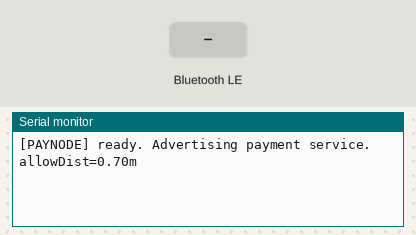
Recording of a sketch running on a simulated Seeed XIAO ESP32-S3. Shown: the last lines printed to the serial monitor. The inputs (shaded band) are chosen by the test bench. Nothing arrives over Bluetooth unless stated; a phone connects over Bluetooth LE 3 s after start.

Above: at 1.3 s.
1.4 s: Bluetooth LE write "PING" received
At 2.5 s:
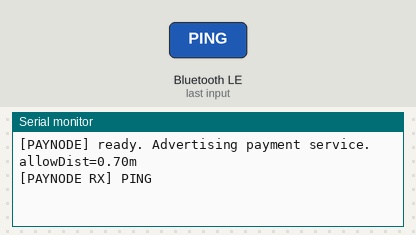
4.4 s: Bluetooth LE write "PAY_RANGE:" received
At 4.8 s:
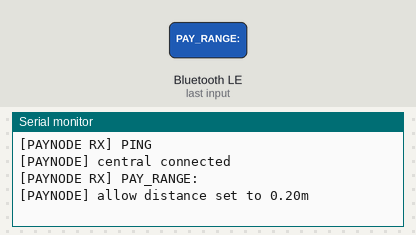
5.9 s: Bluetooth LE write "PAY_REQ" received
At 7.1 s:
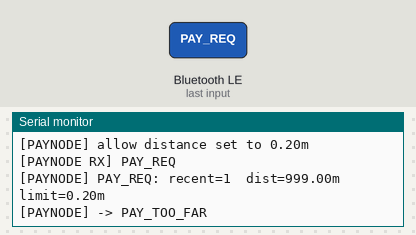
7.4 s: Bluetooth LE write "0" received
At 8.3 s:
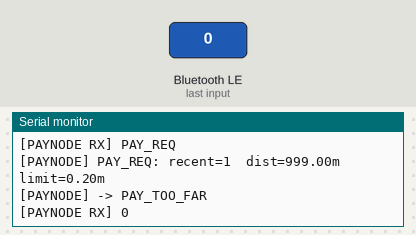

The sketch:

sketch_aug25a_bicon.ino
```cpp
/*  PAYNODE (Beacon) for XIAO ESP32S3 Sense
    - No buttons / no vibration / no Wi-Fi
    - BLE GATT Server advertising a payment service.
    - Every second scans for MAIN board ("CANE-ESP") and logs distance by RSSI.
    - When MAIN writes "PAY_REQ", approve only if:
        recently seen (<= VALID_SEEN_MS) AND distance <= g_allowDistM (default 0.7 m).
    - Notifications:
        "PAY_DONE"     (approved)
        "PAY_TOO_FAR"  (rejected)
        "PONG"
        "RANGE_OK x.xx"
    - Change range at runtime: write "PAY_RANGE:0.7"
*/

#include <Arduino.h>
#include <BLEDevice.h>
#include <BLEServer.h>
#include <BLEUtils.h>
#include <BLEClient.h>
#include <math.h>

// ---------- IDs / Names ----------
static const char* MAIN_NAME     = "CANE-ESP";   // main board BLE name
static const char* PAYNODE_NAME  = "PAYNODE";    // this board's advertising name

// Payment service UUIDs (must match main board)
static const char* PAY_SVC_UUID  = "7B1485A0-7D0C-4C9E-8C4C-1E7F9950ABCD";
static const char* PAY_CHAR_UUID = "7B1485A1-7D0C-4C9E-8C4C-1E7F9950ABCD";

// ---------- Proximity gate ----------
static float    g_allowDistM     = 0.7f;     // ★ 기본 허용 거리 0.7 m
static int      g_lastMainRSSI   = -127;     // last seen RSSI
static float    g_lastMainDist   = 999.f;    // last estimated distance
static uint32_t g_lastMainSeenMs = 0;        // last time we saw MAIN
static const uint32_t VALID_SEEN_MS = 10000; // seen within 10s considered "recent"

// RSSI -> distance approximation (txPower=-59 dBm @1m, n=2)
static float estimateDistanceM(int rssi, int txPower=-59, float n=2.0f){
  return powf(10.0f, ((float)txPower - (float)rssi) / (10.0f * n));
}

// ---------- BLE server/char ----------
static BLEServer*         g_srv   = nullptr;
static BLECharacteristic* g_char  = nullptr;
static bool               g_centralConnected = false;

class SrvCB : public BLEServerCallbacks{
  void onConnect(BLEServer*) override {
    g_centralConnected = true;
    Serial.println("[PAYNODE] central connected");
  }
  void onDisconnect(BLEServer* s) override {
    g_centralConnected = false;
    Serial.println("[PAYNODE] central disconnected");
    s->getAdvertising()->start(); // keep advertising
  }
};

static void reply(const String& s){
  if(g_char){
    g_char->setValue((uint8_t*)s.c_str(), s.length());
    g_char->notify();
  }
}

class PayRXCB : public BLECharacteristicCallbacks {
  void onWrite(BLECharacteristic* c) override {
    String cmd = String((const char*)c->getValue().c_str()); cmd.trim();
    Serial.print("[PAYNODE RX] "); Serial.println(cmd);

    if (cmd == "PING") {
      reply("PONG");
    }
    else if (cmd.startsWith("PAY_RANGE:")){
      float m = cmd.substring(strlen("PAY_RANGE:")).toFloat();
      if (m < 0.2f) m = 0.2f; if (m > 1.5f) m = 1.5f;
      g_allowDistM = m;
      reply(String("RANGE_OK ") + String(g_allowDistM, 2));
      Serial.printf("[PAYNODE] allow distance set to %.2fm\n", g_allowDistM);
    }
    else if (cmd == "PAY_REQ") {
      // recent & close check
      uint32_t now = millis();
      bool recent = (now - g_lastMainSeenMs) <= VALID_SEEN_MS;
      bool close  = (g_lastMainDist <= g_allowDistM);

      Serial.printf("[PAYNODE] PAY_REQ: recent=%d  dist=%.2fm  limit=%.2fm\n",
                    recent?1:0, g_lastMainDist, g_allowDistM);

      if (recent && close) {
        reply("PAY_DONE");
        Serial.println("[PAYNODE] -> PAY_DONE");
      } else {
        reply("PAY_TOO_FAR");
        Serial.println("[PAYNODE] -> PAY_TOO_FAR");
      }
    }
  }
};

// ---------- Scan for MAIN (logs every hit) ----------
static uint32_t g_nextScanMs = 0;

static void scanOnceForMain(){
  BLEScan* scan = BLEDevice::getScan();
  scan->setActiveScan(true);

  // Use pointer-return variant for broad compatibility
  BLEScanResults* res = scan->start(1 /*sec*/, false);
  if (!res) return;

  int cnt = res->getCount();
  bool seen = false;

  for (int i=0; i<cnt; i++){
    BLEAdvertisedDevice d = res->getDevice(i);

    // normalize to Arduino String for compatibility
    String nm = String(d.getName().c_str());
    if (nm.length() == 0) continue;

    if (nm == MAIN_NAME){
      seen = true;
      g_lastMainRSSI   = d.getRSSI();
      g_lastMainDist   = estimateDistanceM(g_lastMainRSSI);
      g_lastMainSeenMs = millis();

      // ★ 실시간 로그: 거리/허용거리/판정(RSSI 포함)
      Serial.printf("[PAYNODE] MAIN: %.2fm (limit=%.2fm)  %s  RSSI=%d\n",
                    g_lastMainDist, g_allowDistM,
                    (g_lastMainDist <= g_allowDistM ? "NEAR" : "FAR"),
                    g_lastMainRSSI);
    }
  }

  // (옵션) 못 봤을 때도 로그를 남기고 싶으면 주석 해제
  // if (!seen) Serial.println("[PAYNODE] MAIN not seen");
}

// ---------- setup / loop ----------
void setup(){
  Serial.begin(115200);
  delay(100);

  BLEDevice::init(PAYNODE_NAME);
  BLEDevice::setPower(ESP_PWR_LVL_P9);

  g_srv = BLEDevice::createServer();
  g_srv->setCallbacks(new SrvCB());

  BLEService* svc = g_srv->createService(PAY_SVC_UUID);
  g_char = svc->createCharacteristic(
    PAY_CHAR_UUID,
    BLECharacteristic::PROPERTY_WRITE | BLECharacteristic::PROPERTY_NOTIFY
  );
  g_char->setCallbacks(new PayRXCB());
  svc->start();

  BLEAdvertising* adv = g_srv->getAdvertising();
  adv->addServiceUUID(PAY_SVC_UUID);
  adv->setScanResponse(true);
  adv->start();

  // Scanner parameters
  BLEDevice::getScan()->setInterval(320);
  BLEDevice::getScan()->setWindow(160);

  Serial.printf("[PAYNODE] ready. Advertising payment service. allowDist=%.2fm\n", g_allowDistM);
}

void loop(){
  // scan & log every second
  uint32_t now = millis();
  if (now >= g_nextScanMs){
    g_nextScanMs = now + 1000;
    scanOnceForMain();
  }
  delay(5);
}
```

Measured:
- after the input at 1.4 s, the serial monitor: prints a new line after 0.05 s (image 1)
- after the input at 4.4 s, the serial monitor: prints a new line after 0.05 s (image 2)
- after the input at 5.9 s, the serial monitor: prints a new line after 0.05 s (image 3)
- after the input at 7.4 s, the serial monitor: prints a new line after 0.05 s (image 4)
